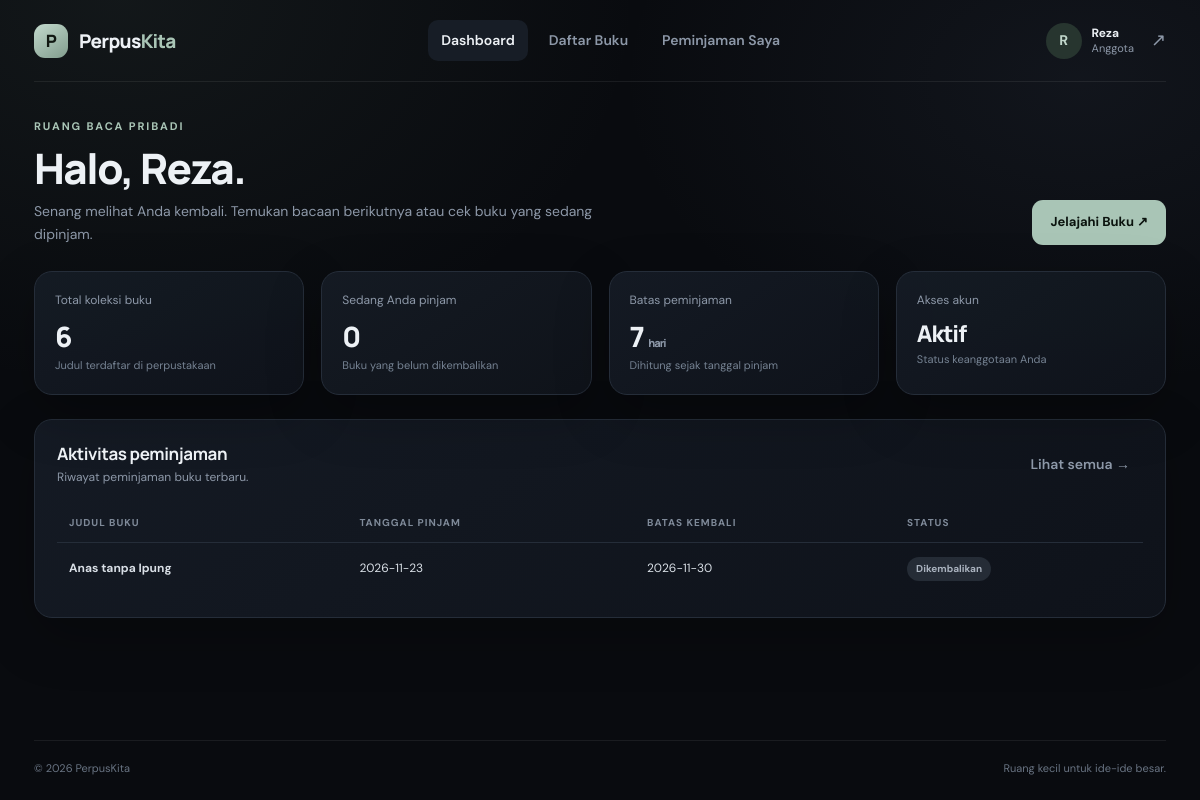
Page /dashboard.php (signed in) on the committed database.
### tables this page shows
CREATE TABLE `pinjam_buku` (
  `id` int(10) UNSIGNED NOT NULL,
  `tanggal_pinajaman` date NOT NULL,
  `id_buku` int(10) UNSIGNED NOT NULL,
  `tanggal_kembali` date NOT NULL,
  `id_anggota` int(10) UNSIGNED NOT NULL,
  `id_petugas` int(10) UNSIGNED DEFAULT NULL,
  `status` enum('dipinjam','dikembalikan') NOT NULL DEFAULT 'dipinjam',
  `tanggal_dikembalikan` date DEFAULT NULL,
  `created_at` timestamp NOT NULL DEFAULT current_timestamp()
);

CREATE TABLE `buku` (
  `id_buku` int(10) UNSIGNED NOT NULL,
  `judul_buku` varchar(180) NOT NULL,
  `pengarang_buku` varchar(120) NOT NULL,
  `created_at` timestamp NOT NULL DEFAULT current_timestamp()
);

### config/helpers.php (called while the page is built, shortened)
<?php
function e($value): string
{
    return htmlspecialchars((string)($value ?? ''), ENT_QUOTES, 'UTF-8');
}
function current_user(): ?array
{
    return $_SESSION['user'] ?? null;
}

### dashboard.php (the view, shortened to what this page needs)
<?php
require_once __DIR__ . '/config/app.php';
$userId = (int) current_user()['id'];
$totalBooks = (int) $pdo->query(
    'SELECT COUNT(*) FROM buku'
)->fetchColumn();
$myActive = $pdo->prepare("
    SELECT COUNT(*)
    FROM pinjam_buku
    WHERE id_anggota = ?
    AND status = 'dipinjam'
");
$myActive->execute([$userId]);
$activeCount = (int) $myActive->fetchColumn();
$myHistory = $pdo->prepare("
    SELECT
        p.*,
        b.judul_buku
    FROM pinjam_buku p
    JOIN buku b ON b.id_buku = p.id_buku
    WHERE p.id_anggota = ?
    ORDER BY p.id DESC
    LIMIT 5
");
$myHistory->execute([$userId]);
$history = $myHistory->fetchAll();
require __DIR__ . '/includes/header.php';
?>
<div class="page-heading">
    <div>
        <div class="eyebrow">
            Ruang baca pribadi
        </div>
        <h1>
            Halo, <?= e(current_user()['nama']) ?>.
        </h1>
        <p>
            Senang melihat Anda kembali. Temukan bacaan berikutnya
            atau cek buku yang sedang dipinjam.
        </p>
    </div>
    <a class="button" href="buku.php">
        Jelajahi Buku ↗
    </a>
</div>
<div class="grid stats-grid">
    <div class="stat-card">
        <div class="stat-label">
            Total koleksi buku
        </div>
        <div class="stat-value">
            <?= $totalBooks ?>
        </div>
        <div class="stat-note">
            Judul terdaftar di perpustakaan
        </div>
    </div>
    <div class="stat-card">
        <div class="stat-label">
            Sedang Anda pinjam
        </div>
        <div class="stat-value">
            <?= $activeCount ?>
        </div>
        <div class="stat-note">
            Buku yang belum dikembalikan
        </div>
    </div>
    <div class="stat-card">
        <div class="stat-label">
            Batas peminjaman
        </div>
        <div class="stat-value">
            7 <span class="small muted">hari</span>
        </div>
        <div class="stat-note">
            Dihitung sejak tanggal pinjam
        </div>
    </div>
    <div class="stat-card">
        <div class="stat-label">
            Akses akun
        </div>
        <div class="stat-value" style="font-size:23px">
            Aktif
        </div>
        <div class="stat-note">
            Status keanggotaan Anda
        </div>
    </div>
</div>
<section class="panel">
    <div class="panel-head">
        <div>
            <h2>Aktivitas peminjaman</h2>
            <p>
                Riwayat peminjaman buku terbaru.
            </p>
        </div>
        <a class="muted-link" href="peminjaman_saya.php">
            Lihat semua →
        </a>
    </div>
    <?php if (!$history): ?>
        <div class="empty-state">
            Belum ada peminjaman. Mulai dengan menjelajahi daftar buku.
        </div>
    <?php else: ?>
        <div class="table-wrap">
            <table>
                <thead>
                    <tr>
                        <th>Judul buku</th>
                        <th>Tanggal pinjam</th>
                        <th>Batas kembali</th>
                        <th>Status</th>
                    </tr>
                </thead>
                <tbody>
                    <?php foreach ($history as $row): ?>
                        <tr>
                            <td>
                                <strong>
                                    <?= e($row['judul_buku']) ?>
                                </strong>
                            </td>
                            <td>
                                <?= e($row['tanggal_pinajaman']) ?>
                            </td>
                            <td>
                                <?= e($row['tanggal_kembali']) ?>
                            </td>
                            <td>
                                <span class="badge <?= $row['status'] === 'dipinjam' ? 'amber' : 'gray' ?>">
                                    <?= e(ucfirst($row['status'])) ?>
                                </span>
                            </td>
                        </tr>
                    <?php endforeach; ?>
                </tbody>
            </table>
        </div>
    <?php endif; ?>
</section>
<?php require __DIR__ . '/includes/footer.php'; ?>

### assets/style.css (style rules this page uses)
:root { --bg: #090b0f; --surface: #11151c; --surface-2: #171d26; --line: #252d39; --text: #edf1f5; --muted: #8d98a8; --accent: #a9c5b6; --accent-strong: #c1d7cb; --blue: #a8b9d7; --danger: #e59b9b; --warning: #e3c58b; --radius: 18px; --shadow: 0 18px 55px rgba(0, 0, 0, .24); }
* { box-sizing: border-box; }
html { min-height: 100%; background: var(--bg); }
body { margin: 0; background: radial-gradient(ellipse at 10% 0%, rgba(104, 132, 119, .10), transparent 34%), radial-gradient(ellipse at 90% 10%, rgba(94, 111, 145, .10), transparent 30%), var(--bg); color: var(--text); font-family: 'DM Sans', sans-serif; font-size: 14px; line-height: 1.6; min-height: 100vh; }
a { color: inherit; text-decoration: none; }
.nav-links a, .muted-link { padding: 9px 13px; border-radius: 10px; color: var(--muted); font-weight: 600; transition: .2s; }
.eyebrow { font-size: 11px; letter-spacing: 1.9px; text-transform: uppercase; color: var(--accent); font-weight: 700; }
.page-heading { display: flex; align-items: flex-end; justify-content: space-between; gap: 20px; margin-bottom: 26px; }
.page-heading h1, .hero h1 { font: 800 clamp(28px, 4vw, 42px)/1.16 Manrope, sans-serif; letter-spacing: -1.5px; margin: 8px 0; }
.page-heading p, .hero p { color: var(--muted); margin: 6px 0 0; max-width: 610px; }
.button { display: inline-flex; align-items: center; justify-content: center; gap: 8px; padding: 11px 17px; border: 1px solid transparent; border-radius: 11px; background: var(--accent); color: #0b130e; font-weight: 700; font-size: 13px; cursor: pointer; transition: .2s; }
.grid { display: grid; gap: 17px; }
.stats-grid { grid-template-columns: repeat(4, minmax(0, 1fr)); margin: 24px 0; }
.stat-card, .panel, .book-card, .auth-card, .feature-card { background: linear-gradient(145deg, rgba(21, 27, 36, .96), rgba(15, 19, 26, .96)); border: 1px solid var(--line); border-radius: var(--radius); box-shadow: var(--shadow); }
.stat-card { padding: 19px 20px; }
.stat-label { font-size: 12px; color: var(--muted); }
.stat-value { font: 800 28px Manrope, sans-serif; letter-spacing: -1px; margin-top: 7px; }
.stat-note { font-size: 11px; color: #758292; margin-top: 2px; }
.panel { padding: 22px; }
.panel-head { display: flex; align-items: center; justify-content: space-between; gap: 14px; margin-bottom: 17px; }
.panel-head h2, .section-title { font: 700 17px Manrope, sans-serif; margin: 0; letter-spacing: -.4px; }
.panel-head p { margin: 3px 0 0; color: var(--muted); font-size: 12px; }
.table-wrap { overflow-x: auto; }
table { width: 100%; border-collapse: collapse; min-width: 650px; }
th { text-align: left; color: #7f8a99; font-size: 10px; letter-spacing: 1px; text-transform: uppercase; font-weight: 700; padding: 11px 12px; border-bottom: 1px solid var(--line); }
td { padding: 14px 12px; border-bottom: 1px solid rgba(255, 255, 255, .055); font-size: 12px; color: #d9dfe6; }
tr:last-child td { border-bottom: 0; }
.badge { display: inline-flex; padding: 4px 9px; border-radius: 30px; background: #26362f; color: #b8d5c4; font-size: 10px; font-weight: 700; }
.badge.gray { background: #252c36; color: #aab3bf; }
.muted { color: var(--muted); }
.small { font-size: 11px; }

### rows in the picture
pinjam_buku: id_buku.judul_buku "Anas tanpa Ipung", tanggal_pinajaman "2026-11-23", tanggal_kembali "2026-11-30", status "Dikembalikan"

### other values in the picture
substr($user['nama'], 0, 1) "R"
$user['nama'] "Reza"
$user['role'] "Anggota"
current_user()['nama'] "Reza"
$totalBooks "6"
$activeCount "0"
